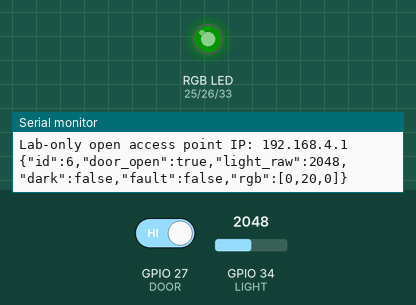
A sketch run on a simulated ESP32. On the bench: an RGB LED mixed from three pins (HIGH = lit), the last lines printed to the serial monitor. The test bench sets the inputs (shaded band); at power-on: GPIO 34 (LIGHT) = 2048, GPIO 27 (DOOR) HIGH (analog values on the 0–4095 scale). Dim RGB values are drawn brighter than linear.

Above: at 1.2 s.
1.3 s: GPIO 34 (LIGHT) set to 1254
2.8 s: GPIO 34 (LIGHT) set to 1133
At 3.5 s:
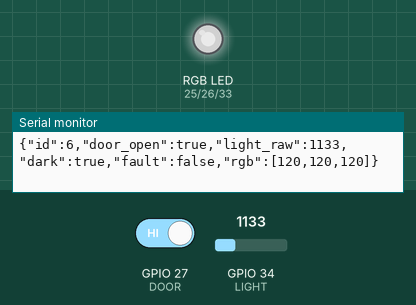
4.3 s: GPIO 27 (DOOR) driven LOW
At 5.4 s:
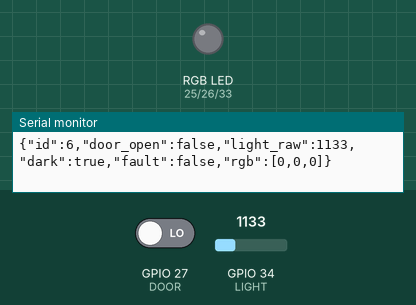
5.8 s: GPIO 27 (DOOR) driven HIGH
At 6.4 s:
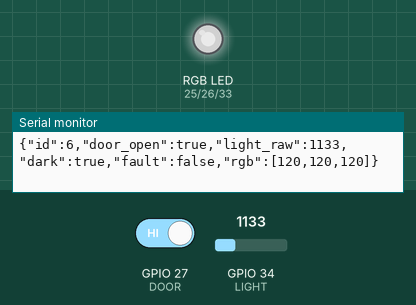
Timing chart, 0 to 8.3 s (numbered marks = the images above; inputs shaded):
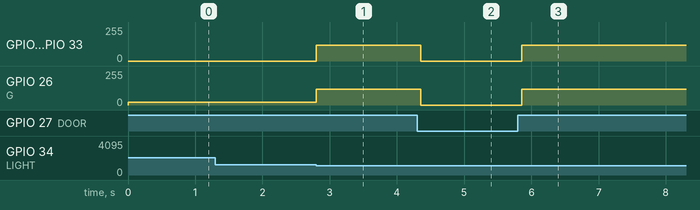

The sketch:

room-climate-hub-offline-automation.ino
```cpp
#include <Arduino.h>
#include <WiFi.h>
#include <WebServer.h>
#include "policy.h"
constexpr uint8_t DOOR=27,LIGHT=34,R=25,G=26,B=33;
OfflinePolicy policy;WebServer server(80);int adc=0;uint32_t lastReport=0;
String statusJson(){
 char out[210];
 snprintf(out,sizeof(out),"{\"id\":6,\"door_open\":%s,\"light_raw\":%d,\"dark\":%s,\"fault\":%s,\"rgb\":[%u,%u,%u]}",
 policy.doorOpen?"true":"false",adc,policy.dark?"true":"false",policy.fault?"true":"false",policy.red,policy.green,policy.blue);return String(out);
}
void setup(){
 Serial.begin(115200);pinMode(DOOR,INPUT_PULLUP);analogReadResolution(12);analogSetPinAttenuation(LIGHT,ADC_11db);
 ledcSetup(0,5000,8);ledcSetup(1,5000,8);ledcSetup(2,5000,8);
 ledcAttachPin(R,0);ledcAttachPin(G,1);ledcAttachPin(B,2);ledcWrite(0,0);ledcWrite(1,0);ledcWrite(2,0);
 WiFi.mode(WIFI_AP);WiFi.softAP("OMP-Offline-006");
 Serial.print("Lab-only open access point IP: ");Serial.println(WiFi.softAPIP());
 server.on("/",HTTP_GET,[]{server.send(200,"text/plain","Offline Automation: GET /api/status. Read-only lab demo.");});
 server.on("/api/status",HTTP_GET,[]{server.send(200,"application/json",statusJson());});server.begin();
}
void loop(){
 adc=analogRead(LIGHT);uint32_t now=millis();policy.update(digitalRead(DOOR)==HIGH,adc,now);
 ledcWrite(0,policy.red);ledcWrite(1,policy.green);ledcWrite(2,policy.blue);
 server.handleClient();if(uint32_t(now-lastReport)>=1000){lastReport=now;Serial.println(statusJson());}
 delay(5);
}
```

policy.h
```cpp
#pragma once
#include <stdint.h>
struct OfflinePolicy{
 bool doorOpen=true,rawOpen=true,dark=false,fault=false;uint32_t changedAt=0;
 uint8_t red=0,green=0,blue=0;
 void update(bool open,int adc,uint32_t now){
  if(open!=rawOpen){rawOpen=open;changedAt=now;}
  if(rawOpen!=doorOpen&&uint32_t(now-changedAt)>=50)doorOpen=rawOpen;
  fault=adc<0||adc>4095;
  if(!fault){if(adc<=1200)dark=true;else if(adc>=1600)dark=false;}
  red=green=blue=0;
  if(!fault&&doorOpen){if(dark){red=green=blue=120;}else green=20;}
 }
};
```

Measured:
- the behaviour switches between 1201 and 1200 on GPIO 34 (LIGHT) (found by bisection; images 0 and 1)
- after the input at 2.8 s, GPIO 25 (R), GPIO 33 (B): 0/255 → 120/255 at once; GPIO 26 (G): 20/255 → 120/255 at once
- after the input at 4.3 s, GPIO 25 (R), GPIO 26 (G), GPIO 33 (B): 120/255 → 0/255 after 0.06 s
- after the input at 5.8 s, GPIO 25 (R), GPIO 26 (G), GPIO 33 (B): 0/255 → 120/255 after 0.05 s
